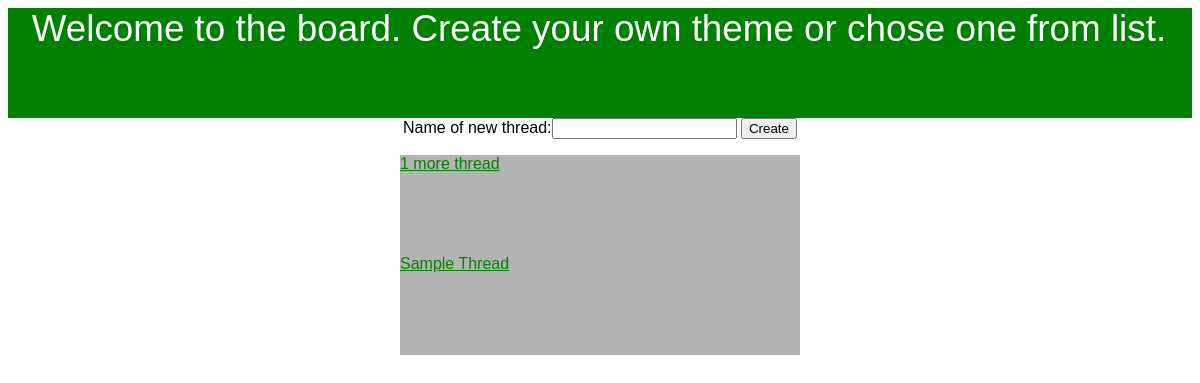
The page /board/ on the database as committed earlier.
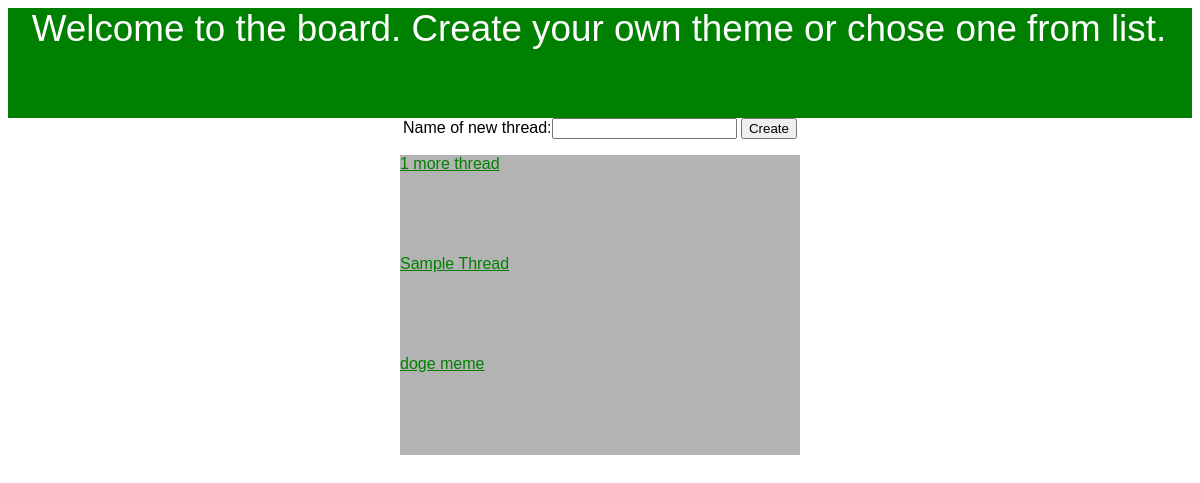
The same page on the database as committed later.
### imgboard/models.py (models this page shows)
class Thread(models.Model):
	thread_name = models.CharField(max_length=50)

### imgboard/views.py (the view, shortened to what this page needs)
class IndexView(View):
	thread_form = ThreadForm
	initial = {'key': 'value'}
	def get(self, request, **kwargs):
		form = self.thread_form(initial=self.initial)
		thread_list = Thread.objects.all()
		context = {'thread_list': thread_list,
					'form': form,
		}
		return render(request, 'index.html', context)

### imgboard/forms.py
class ThreadForm(forms.Form):
	thread_name = forms.CharField(label='Name of new thread', max_length=30)

### imgboard/templates/index.html (shortened to what this page needs)
{% load static %}
<link rel="stylesheet" type="text/css" href="{% static 'imgboard/index_style.css' %}" </>
<div class="body">
<div class="header">
   <p>{{ "Welcome to the board. Create your own theme or chose one from list." }}</p>
</div>
<div class="body-content">
<div>
  <form method="post">
    {{ form }}
   <input type="submit" value="Create"/>
</div>
{% if thread_list %}
    <div>
    {% for thread in thread_list %}
        <div id="thread_list"><a href="{% url 'imgboard:thread' thread.id %}">{{ thread.thread_name }}</a></div>
    {% endfor %}
    </div>
{% else %}
    <p>No threads are available.</p>
{% endif %}
</div>
</div>

Rows that differ between the two databases and show on the page:
added Thread: thread_name "doge meme"
